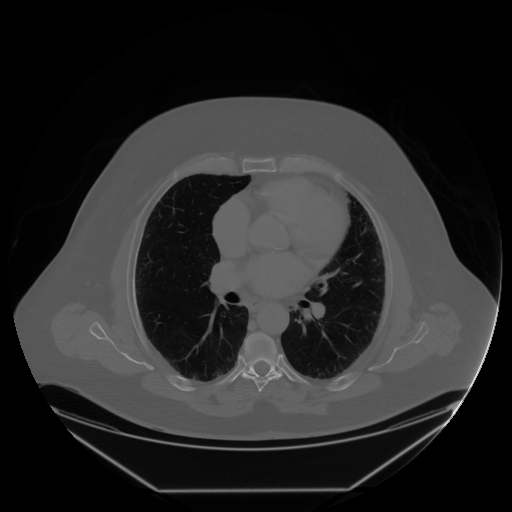
#> input picture 31_EQP_Ax5.00mm/dicom-00002.dcm, 512 x 512 px
$ python dicom_project.py
#> lines starting #> are read from the running program, lines starting #| are printed output that depends on the picture
import os
import pydicom
import numpy as np
from pathlib import Path
import matplotlib.pyplot as plt
from scipy.ndimage import rotate
import imageio


def normalize(input_array):
    """Normalize array to range [0,1]"""
    amin = np.amin(input_array)
    amax = np.amax(input_array)
    return (input_array - amin) / (amax - amin)


def load_image_data(image_path):
    """Load all DICOM files from a directory"""
#> called with image_path = '31_EQP_Ax5.00mm'
    img_dcmset = []
    for root, _, filenames in os.walk(image_path):
        for filename in filenames:
            dcm_path = Path(root) / filename
            try:
                dicom = pydicom.dcmread(dcm_path, force=True)
                # Only add if it's not a segmentation file
                if hasattr(dicom, 'Modality') and dicom.Modality != 'SEG':
                    img_dcmset.append(dicom)
            except Exception as e:
                print(f"Error reading {dcm_path}: {e}")
    return img_dcmset


def find_segmentation_file(directory):
    """Find segmentation DICOM file in a directory"""
    for root, _, filenames in os.walk(directory):
        for filename in filenames:
            dcm_path = Path(root) / filename
            try:
                dicom = pydicom.dcmread(dcm_path, force=True)
                if hasattr(dicom, 'Modality') and dicom.Modality == 'SEG':
                    return str(dcm_path)
            except Exception:
                pass
    return None


def process_image_data(img_dcmset):
    """Process and sort DICOM images based on headers"""
    # Try to get slice thickness and pixel spacing if available
    slice_thickness = getattr(img_dcmset[0], 'SliceThickness', 1.0)
    pixel_spacing = getattr(img_dcmset[0], 'PixelSpacing', [1.0, 1.0])[0]

    # Sort by Acquisition Number if available
    if all(hasattr(dcm, 'AcquisitionNumber') for dcm in img_dcmset):
        acq_number = min(dcm.AcquisitionNumber for dcm in img_dcmset)
        img_dcmset = [dcm for dcm in img_dcmset if dcm.AcquisitionNumber == acq_number]

    # Try different sorting methods based on available headers
    try:
        # Try sorting by Image Position Patient
        img_dcmset.sort(key=lambda x: float(x.ImagePositionPatient[2]))
    except (AttributeError, KeyError, IndexError):
        try:
            # Try sorting by Slice Index if available
            img_dcmset.sort(key=lambda x: getattr(x, 'SliceIndex', 0))
        except (AttributeError, KeyError):
            try:
                # Try PerFrameFunctionalGroupsSequence
                img_dcmset.sort(key=lambda x: float(
                    x.PerFrameFunctionalGroupsSequence[0].PlanePositionSequence[0].ImagePositionPatient[2]))
            except (AttributeError, KeyError, IndexError):
                try:
                    # Fall back to SliceLocation
                    img_dcmset.sort(key=lambda x: float(x.SliceLocation))
                except (AttributeError, KeyError):
                    print("Warning: Could not sort by position, using default order")

    # Stack the pixel arrays to create a 3D volume
    img_pixelarray = np.stack([dcm.pixel_array for dcm in img_dcmset], axis=0)

    return img_dcmset, img_pixelarray, slice_thickness, pixel_spacing


# [134 lines left out: functions load_segmentation_data, process_segmentation, not called in this run]


def maximum_intensity_projection(image, axis=0):
    """Create Maximum Intensity Projection along specified axis"""
    return np.max(image, axis=axis)


def create_rotating_mip_animation(img_volume, mask_volume=None, output_file='rotating_mip_animation.gif',
                                  n_frames=36, fps=10):
    """Create rotating Maximum Intensity Projection animation with tumor overlay"""
    # Create output directory if it doesn't exist
    os.makedirs(os.path.dirname(output_file), exist_ok=True)

    # Normalize image volume
    img_volume_norm = normalize(img_volume)

    # Create frames directory for temporary storage
    frames_dir = 'frames'
    os.makedirs(frames_dir, exist_ok=True)

    # Generate frames for different rotation angles
    angles = np.linspace(0, 360, n_frames, endpoint=False)

    print(f"Generating {n_frames} rotation frames...")
    for i, angle in enumerate(angles):
        if i % 5 == 0:  # Progress indicator
            print(f"Processing frame {i+1}/{n_frames}...")

        # Rotate volumes
        rotated_img = rotate(img_volume_norm, angle, axes=(0, 2), reshape=False)

        # Create MIP of image
        mip_img = maximum_intensity_projection(rotated_img, axis=0)

        # Create figure
        fig, ax = plt.subplots(figsize=(10, 10))

        if mask_volume is not None and np.any(mask_volume):
            # Rotate mask with nearest neighbor interpolation to preserve binary values
            rotated_mask = rotate(mask_volume.astype(float), angle, axes=(0, 2),
                                 reshape=False, order=0)
            rotated_mask = rotated_mask > 0.5  # Ensure binary mask after rotation

            # Create MIP of mask
            mip_mask = maximum_intensity_projection(rotated_mask, axis=0)

            # Convert grayscale MIP to RGB
            mip_rgb = np.stack([mip_img, mip_img, mip_img], axis=-1)

            # Apply red coloring to tumor regions
            mip_rgb[mip_mask > 0, 0] = 1.0  # Red channel - maximum
            mip_rgb[mip_mask > 0, 1] = 0.0  # Green channel - zero
            mip_rgb[mip_mask > 0, 2] = 0.0  # Blue channel - zero

            # Display the colored MIP
            ax.imshow(mip_rgb)
        else:
            # Display grayscale MIP
            ax.imshow(mip_img, cmap='gray')

        ax.set_title(f'MIP Rotation Angle: {angle:.1f}°')
        ax.axis('off')

        # Save frame
        frame_path = os.path.join(frames_dir, f'frame_{i:03d}.png')
        plt.savefig(frame_path, bbox_inches='tight', pad_inches=0, dpi=100)
        plt.close(fig)

    # Create GIF from frames
    print(f"Creating GIF animation...")
    with imageio.get_writer(output_file, mode='I', fps=fps) as writer:
        for i in range(n_frames):
            frame_path = os.path.join(frames_dir, f'frame_{i:03d}.png')
            image = imageio.v2.imread(frame_path)
            writer.append_data(image)

    print(f"Animation saved to {output_file}")
    return output_file


def main():
    # Define paths to your data
    reference_dir = '31_EQP_Ax5.00mm'
    input_dir = '21_PP_Ax5.00mm'

    # Create output directories
    results_dir = 'visualization_output'
    os.makedirs(results_dir, exist_ok=True)
    print(f"Created output directory: {results_dir}")

    # Load reference CT series
    print("\n=== Loading Reference CT Series ===")
    ref_dicom_files = load_image_data(reference_dir)
    print(f"Found {len(ref_dicom_files)} CT images")

    # Process CT images
    print("Processing CT images...")
    ref_dicom_files, ref_volume, slice_thickness, pixel_spacing = process_image_data(ref_dicom_files)
    print(f"Created volume with shape {ref_volume.shape}")
#| Created volume with shape (3, 512, 512)

    # Look for segmentation file
    print("\n=== Loading Segmentation Data ===")
    seg_file = find_segmentation_file(reference_dir)
    if not seg_file:
        print("No segmentation found in reference directory, checking input directory...")
        seg_file = find_segmentation_file(input_dir)

    if seg_file:
        print(f"Found segmentation file: {seg_file}")
        seg_dcm = load_segmentation_data(seg_file)

        # Process segmentation
        tumor_mask = process_segmentation(seg_dcm, ref_dicom_files)

        if tumor_mask is None or not np.any(tumor_mask):
            print("Failed to create tumor mask, creating dummy data for visualization")
            # Create dummy tumor mask in center of volume
            tumor_mask = np.zeros_like(ref_volume, dtype=bool)
            center_z = ref_volume.shape[0] // 2
            center_y = ref_volume.shape[1] // 2
            center_x = ref_volume.shape[2] // 2
            radius = min(ref_volume.shape) // 8

            z, y, x = np.ogrid[:ref_volume.shape[0], :ref_volume.shape[1], :ref_volume.shape[2]]
            dist = np.sqrt((z - center_z)**2 + (y - center_y)**2 + (x - center_x)**2)
            tumor_mask[dist <= radius] = True
    else:
        print("No segmentation file found, creating dummy data for visualization")
        # Create dummy tumor mask
        tumor_mask = np.zeros_like(ref_volume, dtype=bool)
        center_z = ref_volume.shape[0] // 2
#> center_z = 1
        center_y = ref_volume.shape[1] // 2
#> center_y = 256
        center_x = ref_volume.shape[2] // 2
#> center_x = 256
        radius = min(ref_volume.shape) // 8
#> radius = 0

        z, y, x = np.ogrid[:ref_volume.shape[0], :ref_volume.shape[1], :ref_volume.shape[2]]
#> z = [0, 1, 2]; y = 512 values from 0 to 511
        dist = np.sqrt((z - center_z)**2 + (y - center_y)**2 + (x - center_x)**2)
        tumor_mask[dist <= radius] = True

    # Create MIP animation
    print("\n=== Creating MIP Animation ===")
    output_file = os.path.join(results_dir, 'rotating_mip_animation.gif')
    create_rotating_mip_animation(ref_volume, tumor_mask, output_file)
#> the loop in create_rotating_mip_animation, `for i, angle in enumerate(angles):` made 36 passes
#> pass 1, in create_rotating_mip_animation, `mip_img = maximum_intensity_projection(rotated_img, axis=0)`:
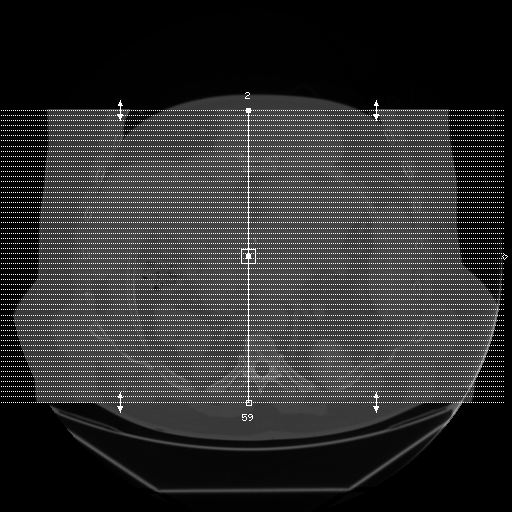
#> mip_img: shape (512, 512) float64; min -3.12e-17, max 1, mean 0.185; drawn with min black and max white
#> pass 2, in create_rotating_mip_animation, `mip_img = maximum_intensity_projection(rotated_img, axis=0)`:
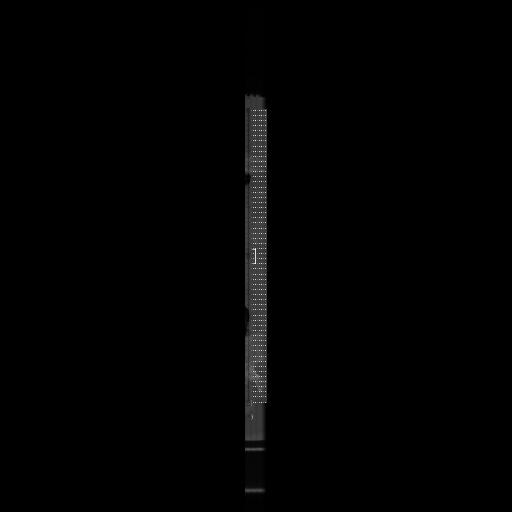
#> mip_img: shape (512, 512) float64; min 0, max 1.06, mean 0.00827; drawn with min black and max white
#> in create_rotating_mip_animation, `image = imageio.v2.imread(frame_path)`:
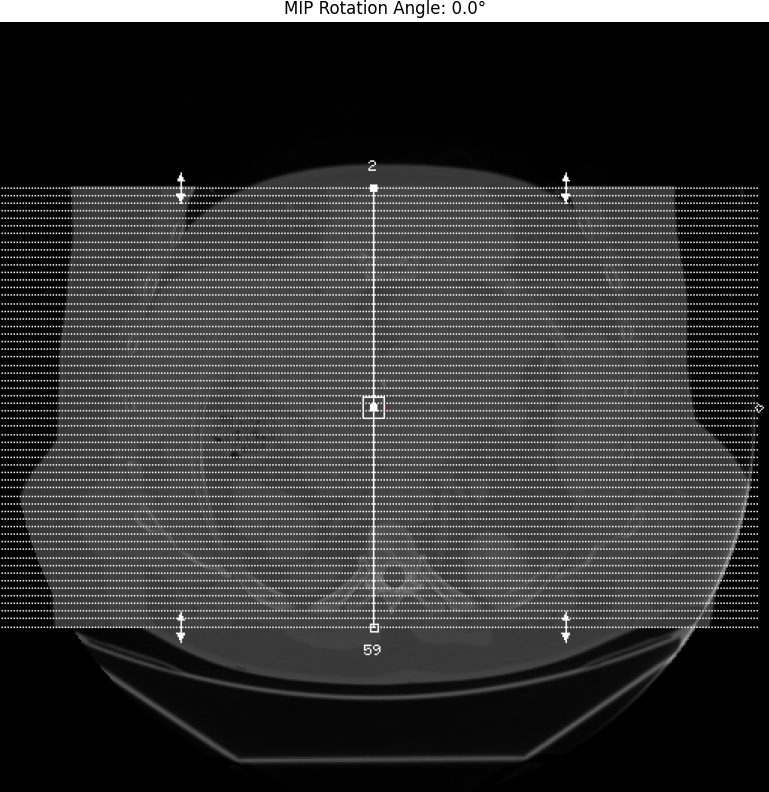
#> image: shape (792, 769, 4); mean R, G, B, A 52.4, 52.4, 52.4, 255

    print("\n=== Processing Complete ===")
    print(f"Results saved to {results_dir}")


if __name__ == "__main__":
    main()
